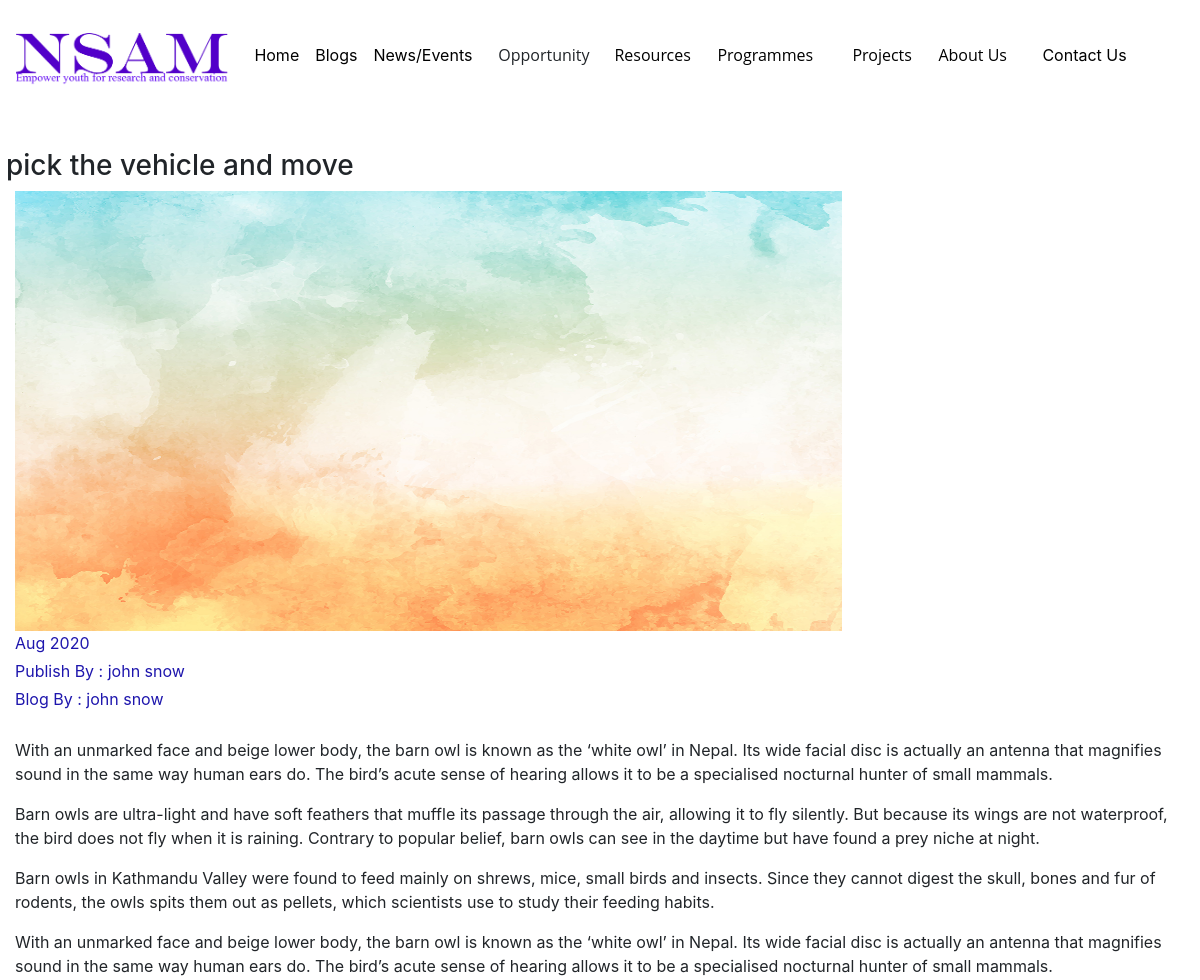
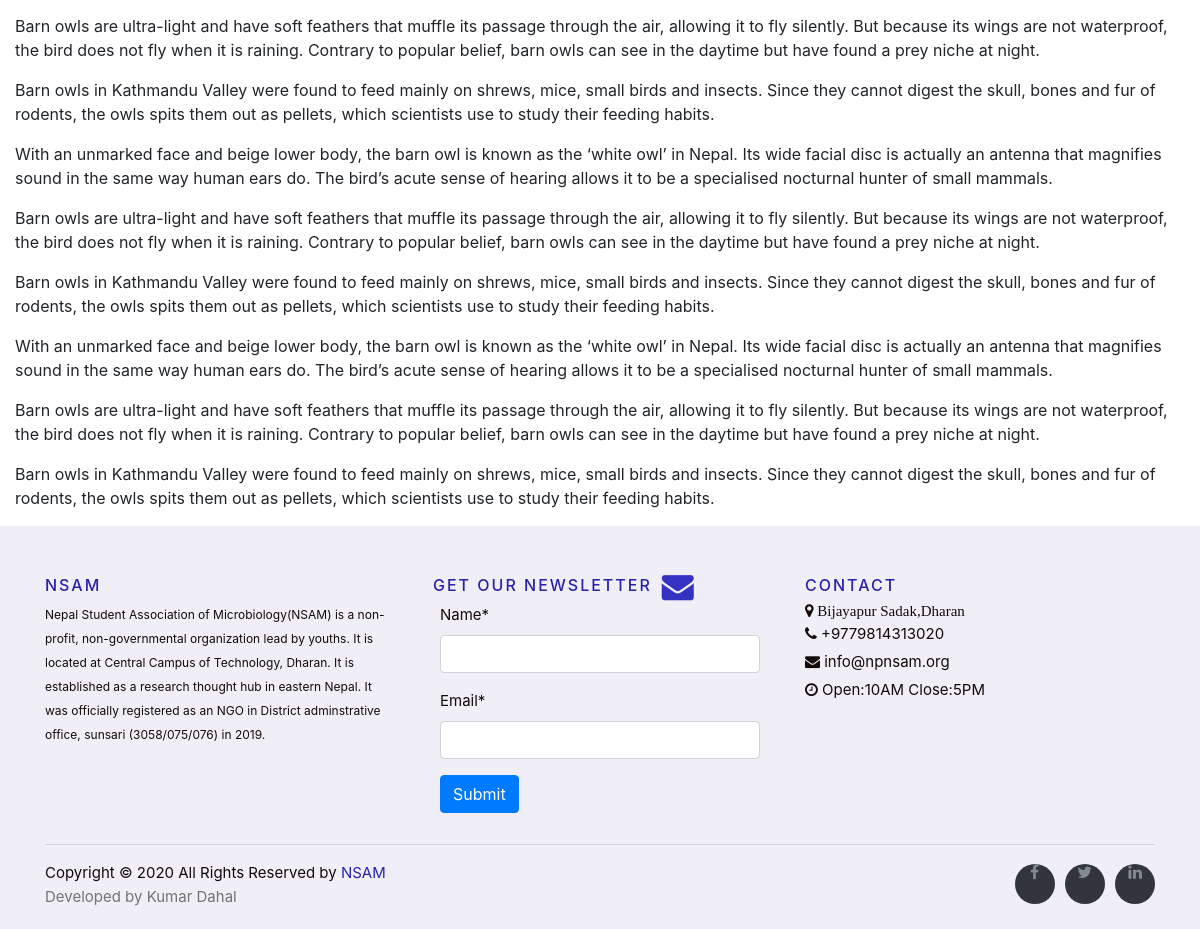
Screenshot of /blog/blogsdetail/2/blogs/detail with the database file from the repository (2 pictures, top to bottom).
### Blogs/models.py (models this page shows, shortened)
class Blog(models.Model):
    sno = models.AutoField(primary_key=True)
    publishBy=models.CharField(max_length=100,blank=True,null=True)
    Blog_by = models.CharField(max_length=50,null=True,blank=True)
    title = models.CharField(max_length=150, default="")
    description = RichTextUploadingField()
    image = models.ImageField(upload_to='Blog/images', null=True,blank=True)
    date = models.DateTimeField(auto_now_add=True)
    active = models.BooleanField(default=False)
    class Meta:
        ordering = ['-date']

### Blogs/views.py (the view)
# urls.py: path('blogsdetail/<int:tk>/blogs/detail',views.BlogsdetailView,name="blogsdetail"),
def BlogsdetailView(request,tk):
    detailblogs = get_object_or_404(Blog, sno=tk)
    if request.method == 'POST':
        form = SubsriberForm(data=request.POST)
        if form.is_valid():
            form.save()
            messages.success(request, 'Successfully subscribed..!')
            return redirect(request.path_info)
        else:
                messages.error(request, 'Invalid subscription..!')
    else:
        form = SubsriberForm()
    params={'details':detailblogs,'form':form}
    return render(request,'blogs/blogsDetail.html',params)

### home/forms.py (shortened to what this page needs)
class SubsriberForm(forms.ModelForm):
    class Meta:
        model = Subscriber
        fields = ('name','email')
        widgets = {
                   'name' : forms.TextInput(attrs={'class':'form-control','id':"hisname",'value':""}),
                   'email': forms.TextInput(attrs={'class':'form-control', 'autocomplete':'on','value':"",'id':"hisemail"}),
        }

### template/blogs/blogsDetail.html (shortened to what this page needs)
{%extends 'index.html'%}
  {% block body %}
<div style="margin-top: 149px;"class="col-sm-12 col-md-12">
	<h3 class="heading1 text-justify margin-set">{{details.title}}</h3>
     <img class="bd-placeholder1-img" width="200" height="250" src="/media/{{details.image}}"
      preserveAspectRatio="xMidYMid slice" />
       <div class="mb-1">{{details.date  |date:'M'}} {{details.date.year}}</div>
        <div class="mb-1 ">Publish By : {{details.publishBy}}</div>
         <div class="mb-1 ">Blog By : {{details.Blog_by}}</div>
          <p class="mine-paragraph text-justify margin-set">{{details.description | safe}}</p>
</div>
  {%include 'footer.html'%}
{% endblock %}

### static/css/blogs.css (style rules this page uses)
.bd-placeholder1-img { width: 100%; max-width: 827px; height: 440px; }

### static/css/home.css (style rules this page uses)
.margin-set { margin-top: 27px; }

### static/css/bannerpic.css (style rules this page uses)
.bd-placeholder1-img { width: 100%; max-width: 827px; height: 440px; margin-left: 0px; }
.margin-set { margin-left: -9px; }

### static/css/resources.css (style rules this page uses)
* { padding: 0; margin: 0; box-sizing: border-box; list-style: none; text-decoration: none; }

### template/blogs/blogsDetail.html (style rules this page uses)
.mb-1 { color: #1e16ad; }

### rows the page displays
Blog: title "pick the vehicle and move", image (picture), date "Aug", date.year "2020", publishBy "john snow", Blog_by "john snow", description "With an unmarked face and beige lower body, the barn owl is known as the ‘white owl’ in Nepal. Its wide facial disc is actually an antenna that magnifies sound in the same way human ears do. The bird’s acute sense of hearing allows it to be a specialised nocturnal hunter of small mammals. Barn owls are ultra-light and have soft feathers that muffle its passage through the air, allowing it to fly silently. But because its wings are not waterproof, the bird does not fly when it is raining. Contrary to popular belief, barn owls can see in the daytime but have found a prey niche at night. Barn owls in Kathmandu Valley were found to feed mainly on shrews, mice, small birds and insects. Since…"
